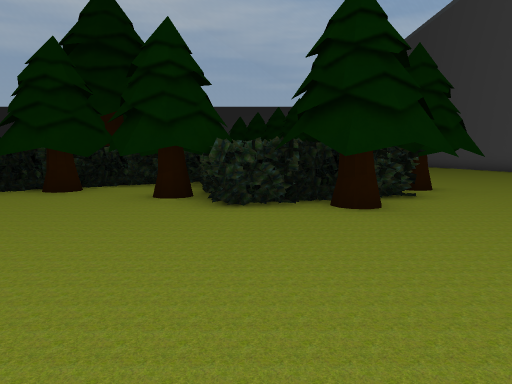
[1] (above)

24 first-person views from a walk through a 3-D level made in the Unity game engine. The camera is 1.3 m above the floor, tilts 6° down and sees 75° across. The floor is counted in squares, 2.16 m on a side. Each view is taken from the middle of a square. On the plan, view 1 faces up. The plan holds only what a view shows up to about 10 squares ahead; the rest is blank. The place goes on beyond the plan. The player is left out. Some surface patterns are stand-ins.

[2]
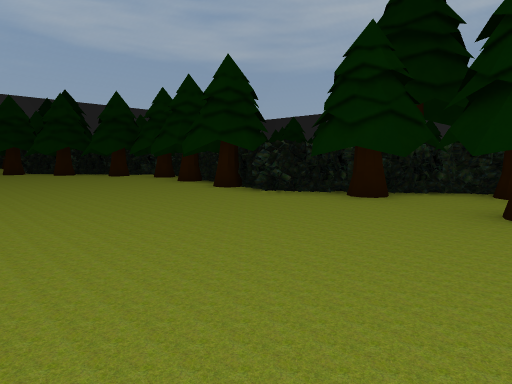

[3]
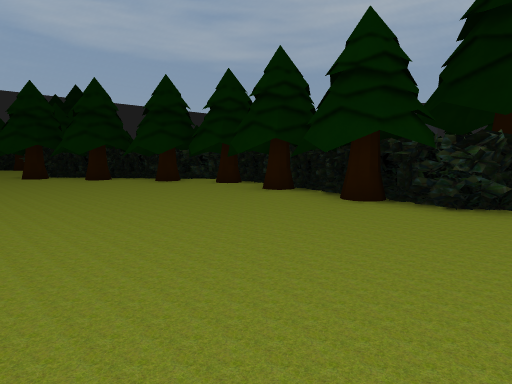

[4]
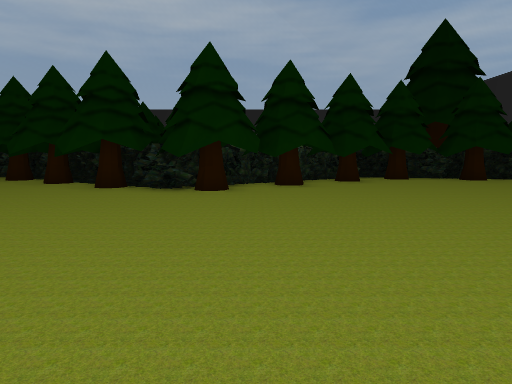

[5]
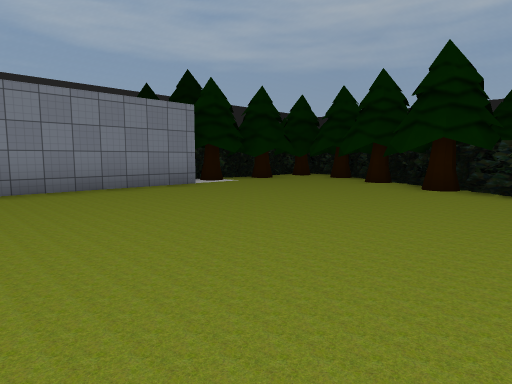

[6]
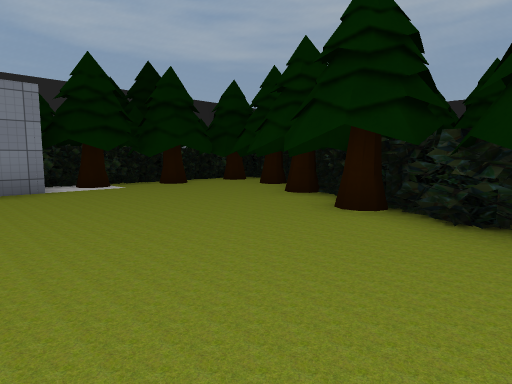

[7]
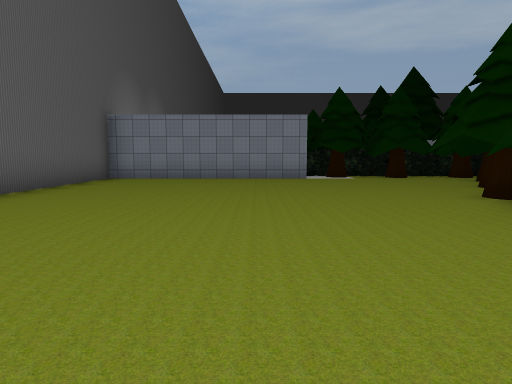

[8]
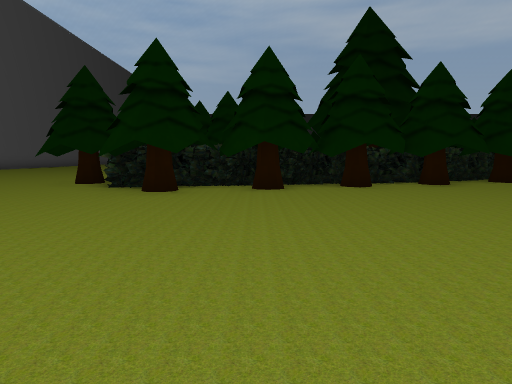

[9]
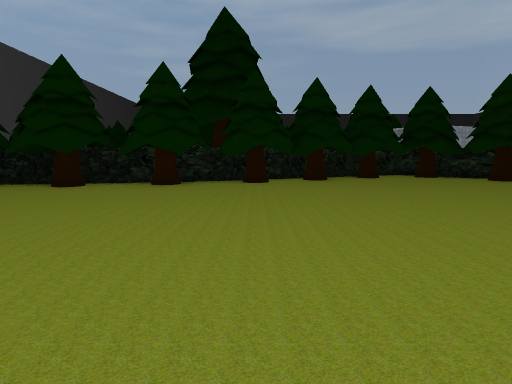

[10]
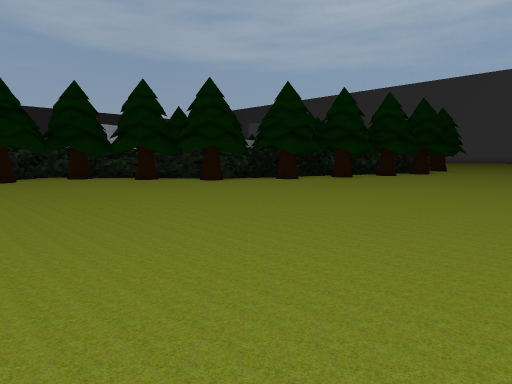

[11]
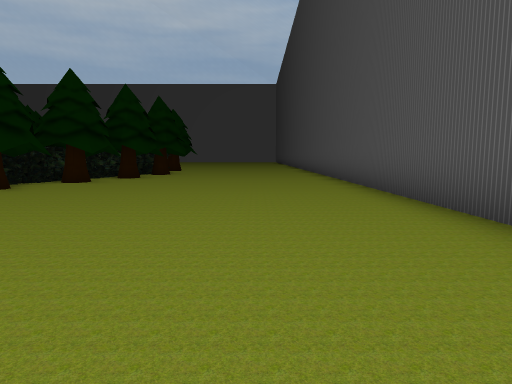

[12]
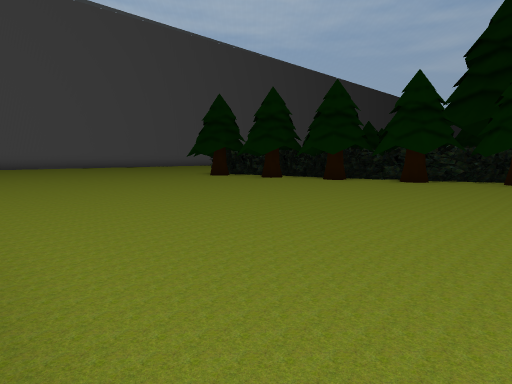

[13]
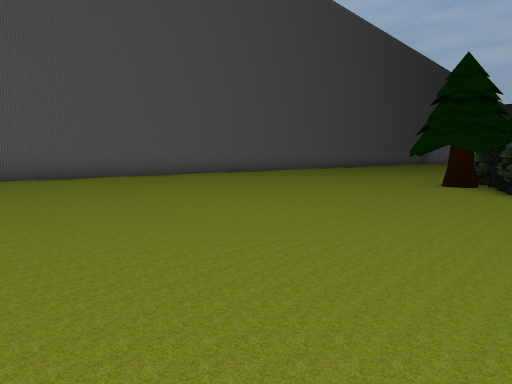

[14]
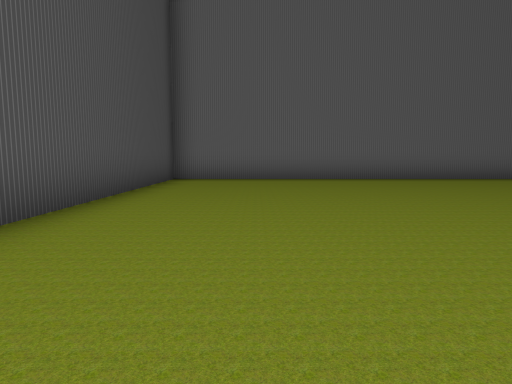

[15]
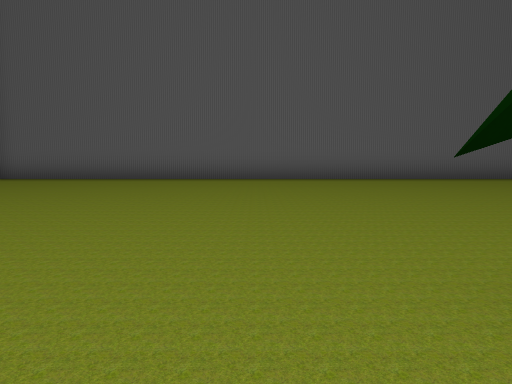

[16]
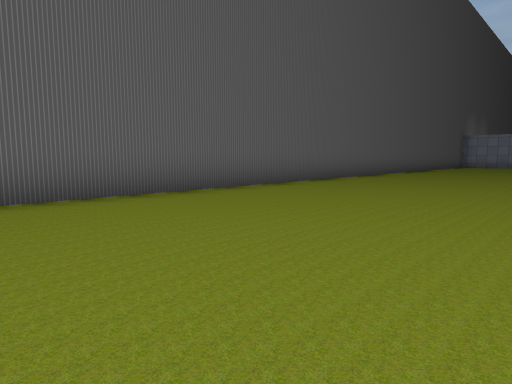

[17]
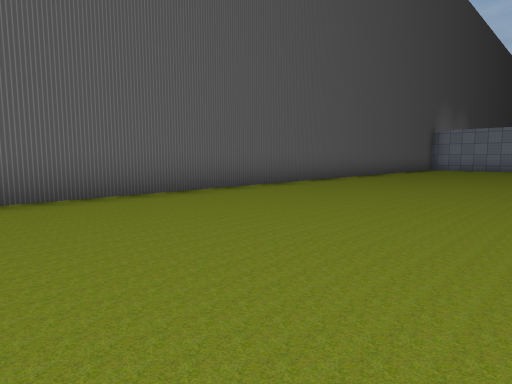

[18]
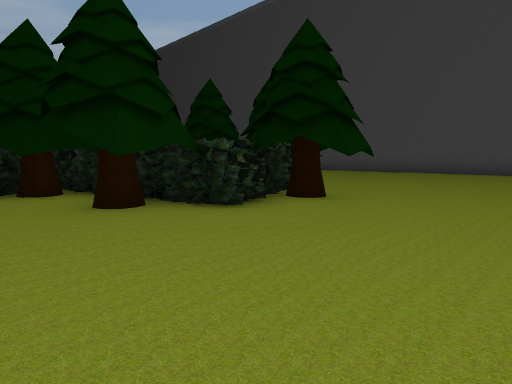

[19]
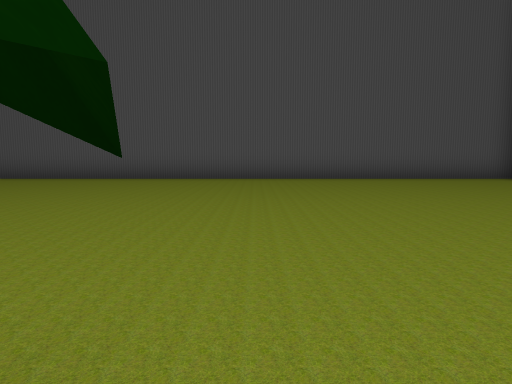

[20]
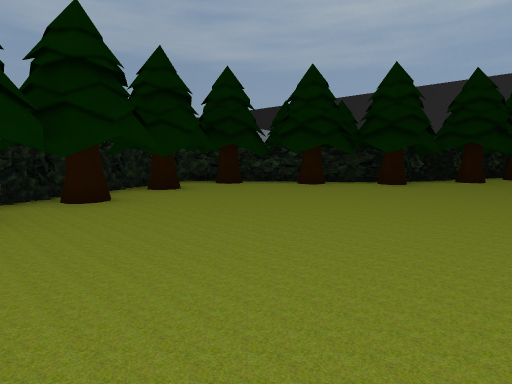

[21]
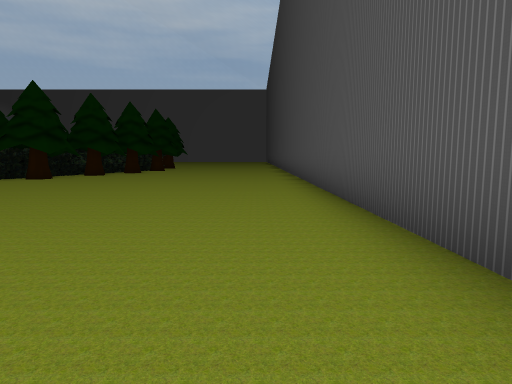

[22]
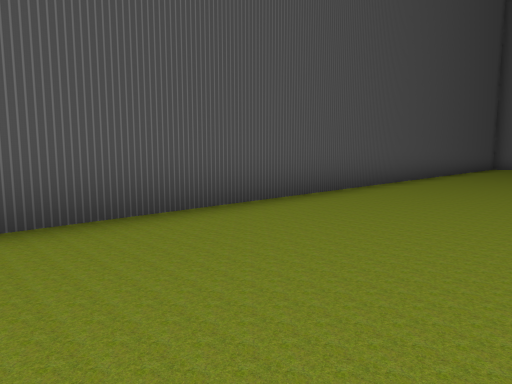

[23]
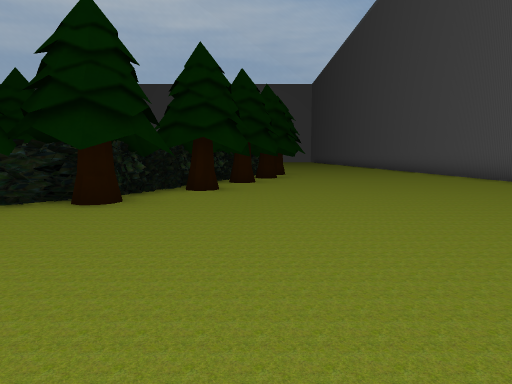

[24]
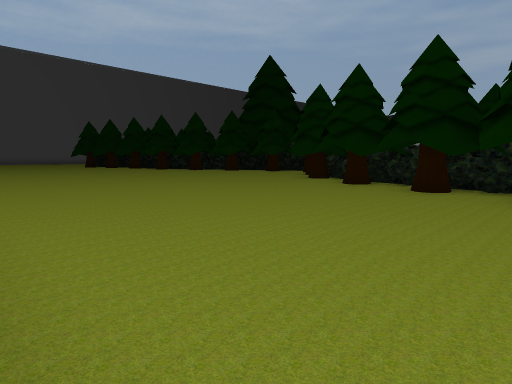

### Floor plan
Points are (right, up) in squares from view 1. A wall is a line through its corners. A room is listed if a view was taken in it or the views show most of it. See-through windows are left out.
Room 1 (views 1, 2, 3, 4, 5, 6, 7, 8, 9, 10, 11, 12, 13, 14, 15, 16, 17, 18, 19, 20, 21, 22, 23, 24)
walls: (-0.8, 19.8) (-1.1, 19.6); (0, 20.6) (-0.8, 19.9); (-15.7, 3.4) (-16.5, 3.9); (0.6, 21.2) (0.1, 20.4); (-15.8, 3.4) (-16.3, 3.5); (-15.9, 3.3) (-16.7, 4); (0.9, 21.3) (0.1, 20.7); (1.5, 21.5) (0.6, 21.1); (1.4, 21.8) (0.9, 21.6); (-17.3, 4.5) (-18, 4.9); (1.9, 22) (0.3, 21); (1.9, 22.1) (1, 21.4); (2.6, 22.1) (2.2, 22.4); (-14.1, -4.1) (10.3, -4.1) (10.3, 27.1); (-21.4, 1.5) (-21.4, -4.1) (-17.2, -4.1)
low walls: (-0.7, 20) (-0.8, 19.8); (-16, 3.5) (-16.5, 3.8); (1.3, 21.4) (0.6, 21.2); (1.1, 21.6) (0.7, 20.9)
objects: hedge (-24, 2) to (-24, 3); hedge (-24, 4) to (-23, 4); other object (-24, 7) to (-24, 8); tree (-23, 4) to (-21, 5); hedge (-23, 6); other object (-23, 7) to (-21, 8); tree (-22, 2) to (-21, 3); tree (-22, 7); tree (-21, 5) to (-21, 7); other object (-20, 6) to (-19, 8); tree (-19, 4) to (-19, 6); tree (-18, 3) to (-16, 4); other object (-18, 6) to (-17, 6); tree (-15, 3) to (-14, 4); other object (-15, 4) to (-14, 6); tree (-14, 4) to (-12, 5); tree (-13, 5) to (-11, 6); other object (-13, 7); other object (-12, 7) to (-11, 8); tree (-11, 5) to (-10, 7); other object (-10, 8) to (-9, 8); tree (-9, 5) to (-7, 6); other object (-9, 7) to (-7, 7); tree (-7, 5) to (-5, 6); other object (-6, 7); other object (-5, 6) to (-4, 7); tree (-4, 5) to (-3, 7); other object (-4, 8) to (-2, 8); other object (-3, 17) to (-3, 18); other object (-3, 19) to (-2, 20); tree (-2, 5) to (0, 6); tree (-2, 7) to (-1, 8); other object (-2, 9) to (0, 10); other object (-2, 16) to (-2, 17); tree (-2, 18) to (-2, 19); other object (-1, 14); tree (-1, 15) to (1, 16); tree (-1, 16) to (0, 18); tree (0, 4) to (2, 5); other object (0, 6) to (0, 7); other object (0, 8); other object (0, 9) to (1, 10); other object (0, 11); other object (0, 12) to (0, 13); tree (0, 14) to (2, 15); tree (0, 19); tree (0, 20) to (1, 20); other object (1, 6); other object (1, 8); tree (1, 11) to (2, 13); other object (1, 23) to (2, 24); tree (2, 6) to (4, 7); tree (2, 8) to (3, 8); tree (2, 9) to (3, 11); tree (2, 21) to (3, 22); tree (2, 23) to (4, 24); other object (2, 25) to (2, 26); tree (3, 25) to (4, 26); tree (4, 26) to (5, 26)

Positions as (right, up) in squares from view 1, and headings:
1: (0, 0), facing up
2: (-1, 1), facing up-left
3: (-4, 1), facing up-left
4: (-14, -3), facing up
5: (-15, -3), facing up-left
6: (-15, 0), facing up-left
7: (-12, 0), facing left
8: (9, 8), facing left
9: (9, 14), facing left
10: (9, 16), facing up-left
11: (8, 17), facing up
12: (10, 15), facing down-left
13: (9, 6), facing down-left
14: (8, 5), facing down
15: (3, 5), facing down
16: (0, 1), facing down-left
17: (-5, 1), facing down-left
18: (-3, 1), facing up-right
19: (1, 3), facing right
20: (5, 14), facing up-left
21: (9, 14), facing up
22: (7, 15), facing down-right
23: (4, 17), facing up
24: (10, 27), facing down-left
